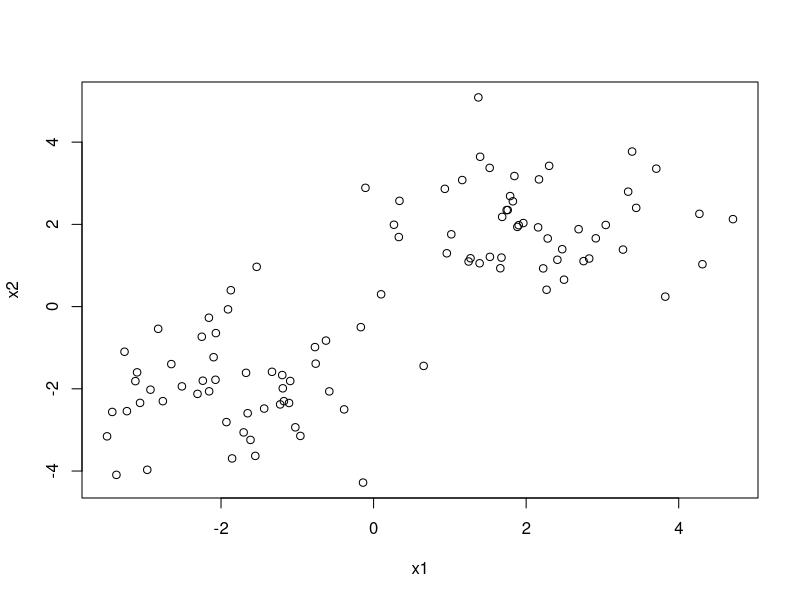
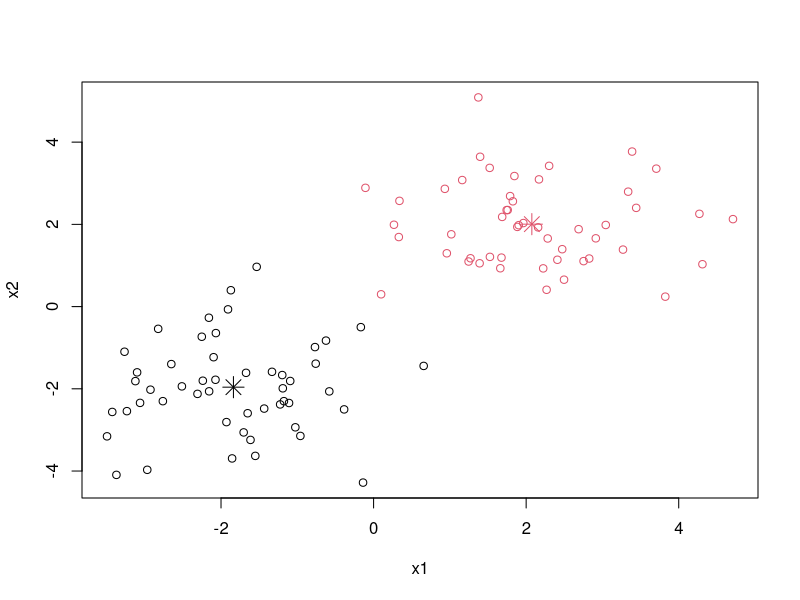
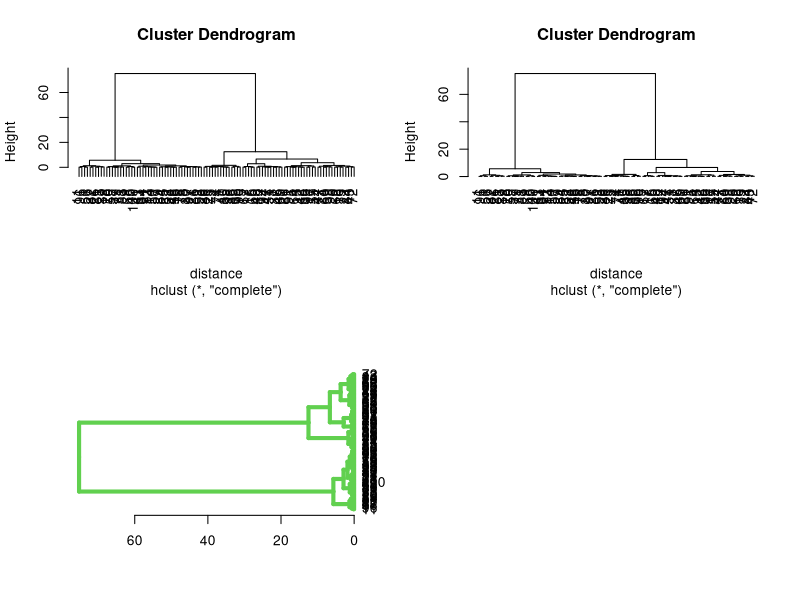

These figures' R source, in order:
#first matrix a
a1 <- matrix(rnorm(50, 2, 1), nrow = 50, ncol = 1, byrow = TRUE)
a2 <- matrix(rnorm(50, -2, 1), nrow = 50, ncol = 1, byrow = TRUE)

#second matrix b
b3 <- matrix(rnorm(50, 2, 1), nrow = 50, ncol = 1, byrow = TRUE)
b4 <- matrix(rnorm(50, -2, 1), nrow = 50, ncol = 1, byrow = TRUE)

#bind matrices a , b
x1 <- rbind(a1,a2)
x2 <- rbind(b3,b4)

#visualize
plot(x1,x2)

#result matrix
z <- cbind(x1,x2)

#k means clustering
kc <- kmeans(z,2)

str(kc)
kc$centers
kc$cluster

plot(z, col = kc$cluster, xlab = "x1" , ylab ="x2")
points(kc$centers, col = 1:3, pch = 8, cex=2)

#hiearchy clustering
distance <- 1/dist(z)

hierachy <- hclust(distance, method = "complete", members=NULL)

#plot on graph
par(mfrow = c(2, 2))
plot(hierachy, hang = 0.1)
plot(hierachy, hang = -1)
plot(as.dendrogram(hierachy), edgePar= list(col=3, lwd=4), horiz=T)
